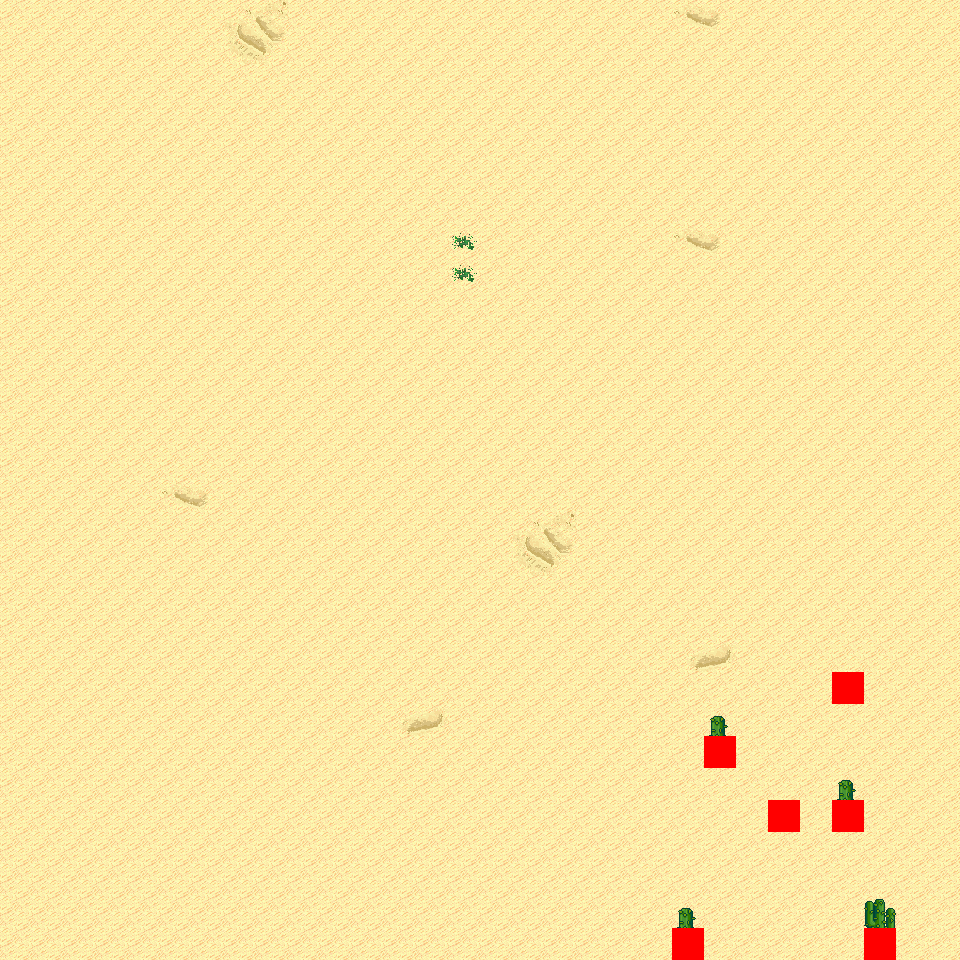

This is a level from a 2D game, rendered from its Tiled map with the project's own tilesets. A one-line summary and the map file follow, with tile-layer data summarised:
An orthogonal 30x30 tile map with 32x32 px tiles, 6 tile layers (Ground, Object, Object2, Above, ...), 12 tilesets and 5 objects (5x mapExit).

<map version="1.0" orientation="orthogonal" renderorder="right-down" width="30" height="30" tilewidth="32" tileheight="32" nextobjectid="6">
  <tileset firstgid="1" name="tileset_logic_collision" tilewidth="32" tileheight="32" tilecount="1" columns="1">
    <image source="../drawable/tileset_logic_collision.png" width="32" height="32" />
  </tileset>
  <tileset firstgid="2" name="tileset_ground_ground" tilewidth="32" tileheight="32" tilecount="33" columns="3">
    <image source="../drawable/tileset_ground_ground.png" width="96" height="352" />
  </tileset>
  <tileset firstgid="35" name="tileset_ground_ridge_earth_pale" tilewidth="32" tileheight="32" tilecount="96" columns="12">
    <image source="../drawable/tileset_ground_ridge_earth_pale.png" width="384" height="256" />
  </tileset>
  <tileset firstgid="131" name="tileset_ground_ridge_earth_dark" tilewidth="32" tileheight="32" tilecount="96" columns="12">
    <image source="../drawable/tileset_ground_ridge_earth_dark.png" width="384" height="256" />
  </tileset>
  <tileset firstgid="227" name="tileset_terrain_desert" tilewidth="32" tileheight="32" tilecount="88" columns="8">
    <image source="../drawable/tileset_terrain_desert.png" width="256" height="352" />
  </tileset>
  <tileset firstgid="315" name="tileset_ground_sand_2" tilewidth="32" tileheight="32" tilecount="15" columns="5">
    <image source="../drawable/tileset_ground_sand_2.png" width="160" height="96" />
  </tileset>
  <tileset firstgid="330" name="tileset_plant_tree_evergreen" tilewidth="32" tileheight="32" tilecount="36" columns="3">
    <image source="../drawable/tileset_plant_tree_evergreen.png" width="96" height="384" />
  </tileset>
  <tileset firstgid="366" name="tileset_plant_cactus_2" tilewidth="32" tileheight="32" tilecount="10" columns="5">
    <image source="../drawable/tileset_plant_cactus_2.png" width="160" height="64" />
  </tileset>
  <tileset firstgid="376" name="tileset_plant_cactus" tilewidth="32" tileheight="32" tilecount="2" columns="1">
    <image source="../drawable/tileset_plant_cactus.png" width="32" height="64" />
  </tileset>
  <tileset firstgid="378" name="tileset_plant_bush_various_small" tilewidth="32" tileheight="32" tilecount="9" columns="3">
    <image source="../drawable/tileset_plant_bush_various_small.png" width="96" height="96" />
  </tileset>
  <tileset firstgid="387" name="tileset_plant_tree_tree_green" tilewidth="32" tileheight="32" tilecount="80" columns="8">
    <image source="../drawable/tileset_plant_tree_tree_green.png" width="256" height="352" />
  </tileset>
  <tileset firstgid="467" name="tileset_building_fence_fence_chunky" tilewidth="32" tileheight="32" tilecount="21" columns="3">
    <image source="../drawable/tileset_building_fence_fence_chunky.png" width="96" height="224" />
  </tileset>
  <layer name="Ground" width="30" height="30">
    <data>[900 cells, 900 non-empty, 10 distinct tile ids]</data>
  </layer>
  <layer name="Object" width="30" height="30">
    <data>[900 cells, 6 non-empty, 3 distinct tile ids]</data>
  </layer>
  <layer name="Object2" width="30" height="30">
    <data>[900 cells, 0 non-empty, 0 distinct tile ids]</data>
  </layer>
  <layer name="Above" width="30" height="30">
    <data>[900 cells, 4 non-empty, 2 distinct tile ids]</data>
  </layer>
  <layer name="Above2" width="30" height="30">
    <data>[900 cells, 0 non-empty, 0 distinct tile ids]</data>
  </layer>
  <layer name="Walkable" width="30" height="30">
    <data>[900 cells, 6 non-empty, 1 distinct tile ids]</data>
  </layer>
  <objectgroup name="MapEvents">
    <object id="1" name="north" type="mapExit" x="0" y="0" width="960" height="32">
      <properties>
        <property name="map" value="level_0_x51_y112" />
        <property name="x" value="0" />
        <property name="y" value="28" />
      </properties>
    </object>
    <object id="2" name="south" type="mapExit" x="0" y="928" width="672" height="32">
      <properties>
        <property name="map" value="level_0_x51_y114" />
        <property name="x" value="0" />
        <property name="y" value="1" />
      </properties>
    </object>
    <object id="3" name="south2" type="mapExit" x="704" y="928" width="160" height="32">
      <properties>
        <property name="map" value="level_0_x51_y114" />
        <property name="x" value="22" />
        <property name="y" value="1" />
      </properties>
    </object>
    <object id="4" name="south3" type="mapExit" x="896" y="928" width="64" height="32">
      <properties>
        <property name="map" value="level_0_x51_y114" />
        <property name="x" value="28" />
        <property name="y" value="1" />
      </properties>
    </object>
    <object id="5" name="east" type="mapExit" x="928" y="0" width="32" height="960">
      <properties>
        <property name="map" value="level_0_x52_y113" />
        <property name="x" value="1" />
        <property name="y" value="0" />
      </properties>
    </object>
  </objectgroup>
</map>
